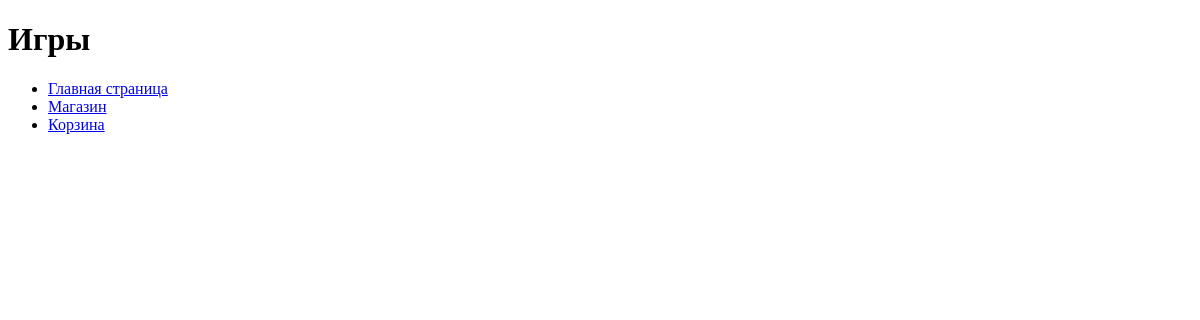
Before: /games/ with the older database file.
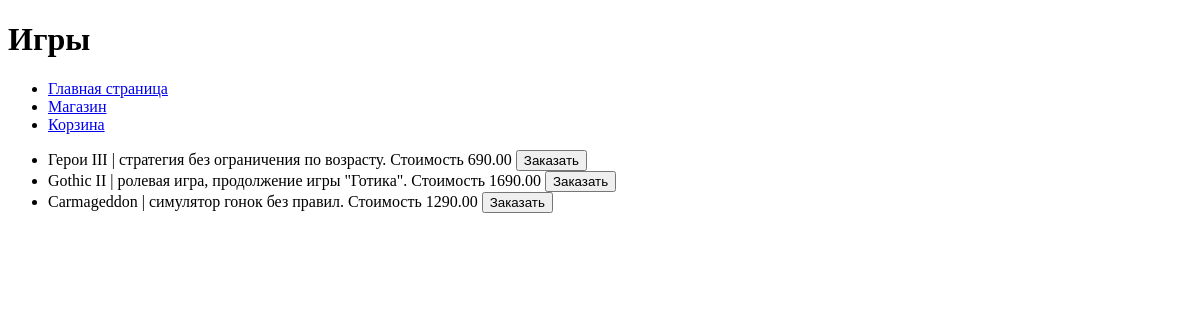
After: the same page with the newer database file.
### task1/models.py (models this page shows, shortened)
class Game(models.Model):
    title = models.CharField(max_length=100)
    cost = models.DecimalField(max_digits=12, decimal_places=2)
    size = models.DecimalField(max_digits=12, decimal_places=3)
    description = models.TextField()
    age_limited = models.BooleanField(default=False)
    buyer = models.ManyToManyField(Buyer, related_name='game')

### task1/views.py (the view)
# urls.py: path('games/', games),
def games(request):
    games = Game.objects.all()
    context = {'games': games}
    return render(request, 'task_19-3/games.html', context=context)

### templates/task_19-3/games.html
{% extends "task_19-3/menu.html" %}
{% block pagename %}
    <h1>Игры</h1>
{% endblock %}
{% block menu %}
    {{ block.super }}
{% endblock %}
{% block content %}
    <ul>
        {% for game in games %}
            <li> {{ game.title }} | {{ game.description }}. Стоимость {{ game.cost }} <button>Заказать</button> </li>
        {% endfor %}
    </ul>
{% endblock %}

Changed rows visible on the page:
added Game: title "Герои III", description "стратегия без ограничения по возрасту", cost "690.00"
added Game: title "Gothic II", description "ролевая игра, продолжение игры \"Готика\"", cost "1690.00"
added Game: title "Carmageddon", description "симулятор гонок без правил", cost "1290.00"
